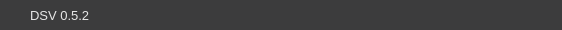
<?xml version="1.0" encoding="UTF-8"?>
<ui version="4.0">
 <class>TitleBar</class>
 <widget class="QWidget" name="TitleBar">
  <property name="geometry">
   <rect>
    <x>0</x>
    <y>0</y>
    <width>562</width>
    <height>30</height>
   </rect>
  </property>
  <property name="sizePolicy">
   <sizepolicy hsizetype="Preferred" vsizetype="Minimum">
    <horstretch>0</horstretch>
    <verstretch>0</verstretch>
   </sizepolicy>
  </property>
  <property name="maximumSize">
   <size>
    <width>16777215</width>
    <height>30</height>
   </size>
  </property>
  <property name="font">
   <font>
    <pointsize>10</pointsize>
   </font>
  </property>
  <property name="autoFillBackground">
   <bool>false</bool>
  </property>
  <property name="styleSheet">
   <string notr="true">QWidget
{
	color:rgb(230, 230, 230);
	background: rgb(60, 60, 61);
	border: none;
	outline: none;
}
QPushButton
{
	padding: 4px;
}
QPushButton:hover, QPushButton:pressed
{
	background-color:rgb(50, 50, 51);
}</string>
  </property>
  <property name="locale">
   <locale language="English" country="UnitedStates"/>
  </property>
  <layout class="QHBoxLayout" name="horizontalLayout_2">
   <property name="spacing">
    <number>0</number>
   </property>
   <property name="topMargin">
    <number>0</number>
   </property>
   <property name="bottomMargin">
    <number>0</number>
   </property>
   <item>
    <widget class="QLabel" name="lb_icon">
     <property name="sizePolicy">
      <sizepolicy hsizetype="Minimum" vsizetype="Preferred">
       <horstretch>0</horstretch>
       <verstretch>0</verstretch>
      </sizepolicy>
     </property>
     <property name="maximumSize">
      <size>
       <width>28</width>
       <height>28</height>
      </size>
     </property>
     <property name="pixmap">
      <pixmap resource="../../res/Icons.qrc">:/DSV2.ico</pixmap>
     </property>
     <property name="scaledContents">
      <bool>true</bool>
     </property>
    </widget>
   </item>
   <item>
    <widget class="QLabel" name="lb_version">
     <property name="styleSheet">
      <string notr="true">background-color: rgb(60, 60, 61);
padding-left: 8px;</string>
     </property>
     <property name="text">
      <string>DSV 0.5.2</string>
     </property>
    </widget>
   </item>
   <item>
    <spacer name="horizontalSpacer">
     <property name="orientation">
      <enum>Qt::Orientation::Horizontal</enum>
     </property>
     <property name="sizeHint" stdset="0">
      <size>
       <width>40</width>
       <height>20</height>
      </size>
     </property>
    </spacer>
   </item>
   <item>
    <widget class="QPushButton" name="btn_min">
     <property name="sizePolicy">
      <sizepolicy hsizetype="Fixed" vsizetype="Fixed">
       <horstretch>0</horstretch>
       <verstretch>0</verstretch>
      </sizepolicy>
     </property>
     <property name="maximumSize">
      <size>
       <width>28</width>
       <height>28</height>
      </size>
     </property>
     <property name="icon">
      <iconset resource="../../res/Icons.qrc">
       <normaloff>:/icons/titlebar/min_btn.png</normaloff>:/icons/titlebar/min_btn.png</iconset>
     </property>
    </widget>
   </item>
   <item>
    <widget class="QPushButton" name="btn_max">
     <property name="sizePolicy">
      <sizepolicy hsizetype="Fixed" vsizetype="Fixed">
       <horstretch>0</horstretch>
       <verstretch>0</verstretch>
      </sizepolicy>
     </property>
     <property name="maximumSize">
      <size>
       <width>28</width>
       <height>28</height>
      </size>
     </property>
     <property name="icon">
      <iconset resource="../../res/Icons.qrc">
       <normaloff>:/icons/titlebar/max_btn.png</normaloff>:/icons/titlebar/max_btn.png</iconset>
     </property>
    </widget>
   </item>
   <item>
    <widget class="QPushButton" name="btn_close">
     <property name="sizePolicy">
      <sizepolicy hsizetype="Fixed" vsizetype="Fixed">
       <horstretch>0</horstretch>
       <verstretch>0</verstretch>
      </sizepolicy>
     </property>
     <property name="maximumSize">
      <size>
       <width>28</width>
       <height>28</height>
      </size>
     </property>
     <property name="mouseTracking">
      <bool>false</bool>
     </property>
     <property name="styleSheet">
      <string notr="true">QPushButton:hover, QPushButton:pressed
{
background-color: rgb(232, 17, 35);
}</string>
     </property>
     <property name="icon">
      <iconset resource="../../res/Icons.qrc">
       <normaloff>:/icons/titlebar/close_btn.png</normaloff>:/icons/titlebar/close_btn.png</iconset>
     </property>
    </widget>
   </item>
  </layout>
 </widget>
 <resources>
  <include location="../../res/Icons.qrc"/>
 </resources>
 <connections>
  <connection>
   <sender>btn_close</sender>
   <signal>clicked()</signal>
   <receiver>TitleBar</receiver>
   <slot>close_window()</slot>
   <hints>
    <hint type="sourcelabel">
     <x>538</x>
     <y>15</y>
    </hint>
    <hint type="destinationlabel">
     <x>280</x>
     <y>15</y>
    </hint>
   </hints>
  </connection>
  <connection>
   <sender>btn_max</sender>
   <signal>clicked()</signal>
   <receiver>TitleBar</receiver>
   <slot>max_normal_window()</slot>
   <hints>
    <hint type="sourcelabel">
     <x>504</x>
     <y>15</y>
    </hint>
    <hint type="destinationlabel">
     <x>280</x>
     <y>15</y>
    </hint>
   </hints>
  </connection>
  <connection>
   <sender>btn_min</sender>
   <signal>clicked()</signal>
   <receiver>TitleBar</receiver>
   <slot>min_window()</slot>
   <hints>
    <hint type="sourcelabel">
     <x>470</x>
     <y>15</y>
    </hint>
    <hint type="destinationlabel">
     <x>280</x>
     <y>15</y>
    </hint>
   </hints>
  </connection>
 </connections>
 <slots>
  <slot>min_window()</slot>
  <slot>max_normal_window()</slot>
  <slot>close_window()</slot>
 </slots>
</ui>
